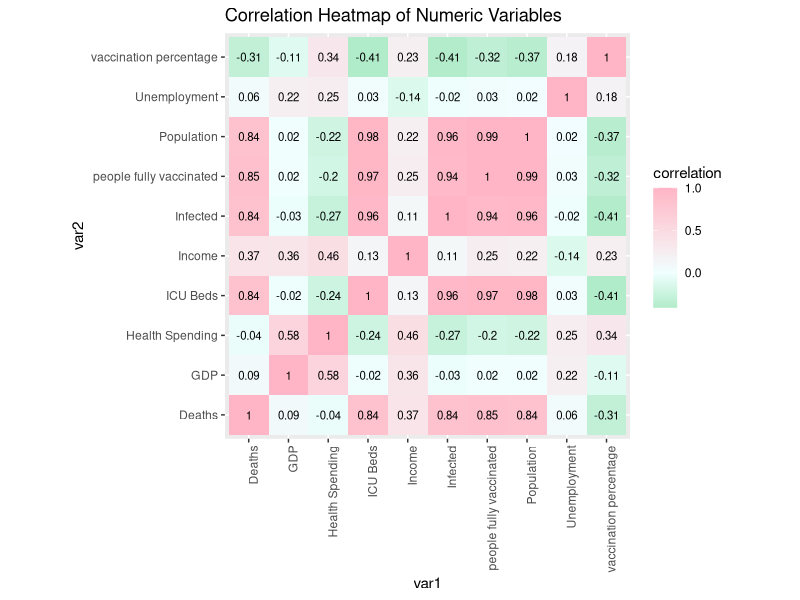
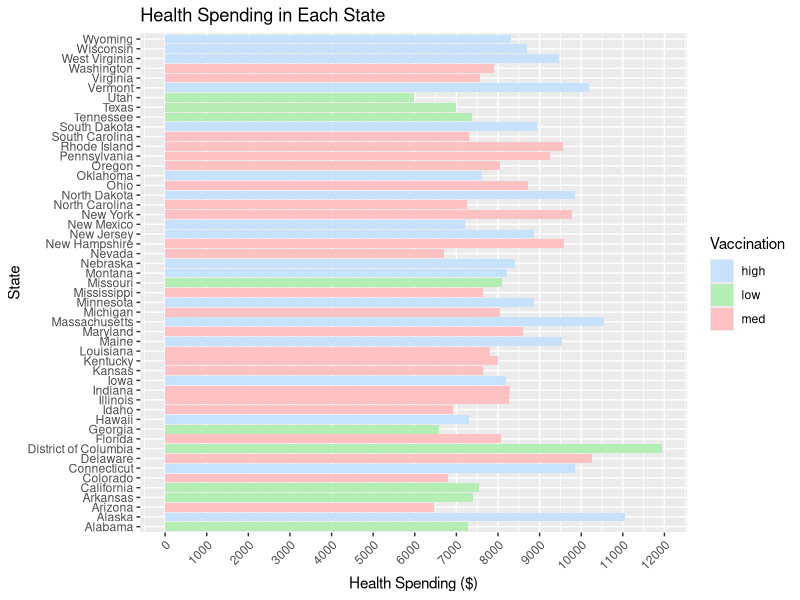
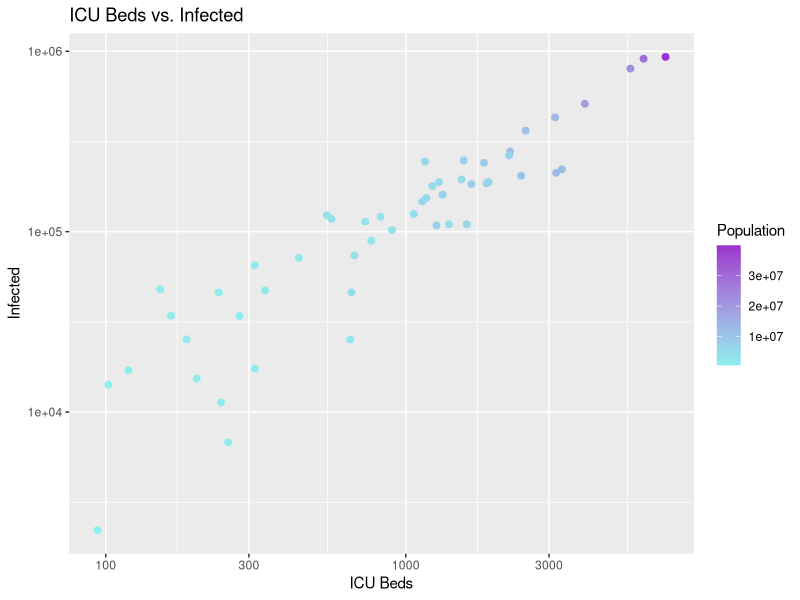
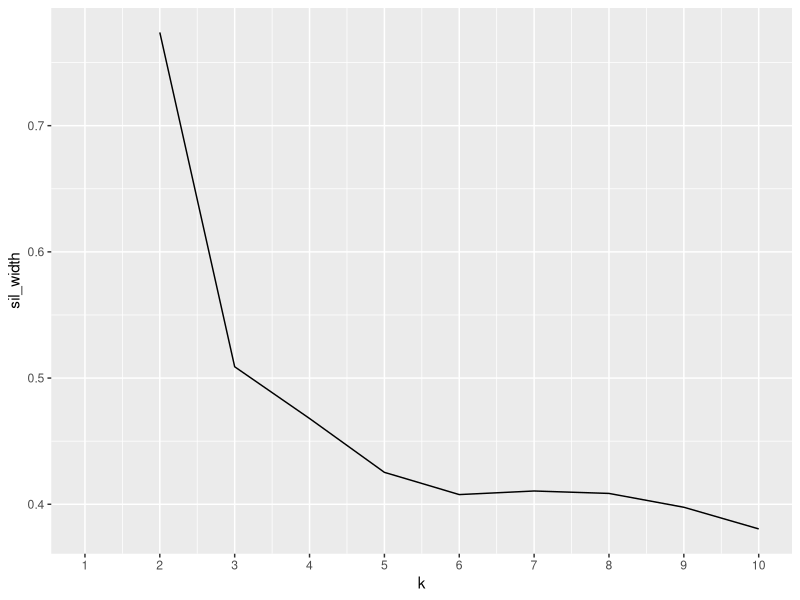
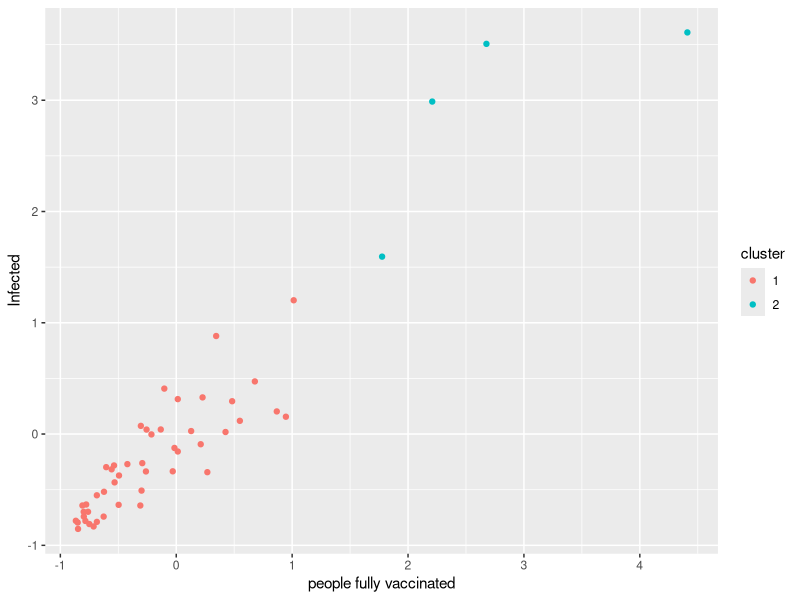
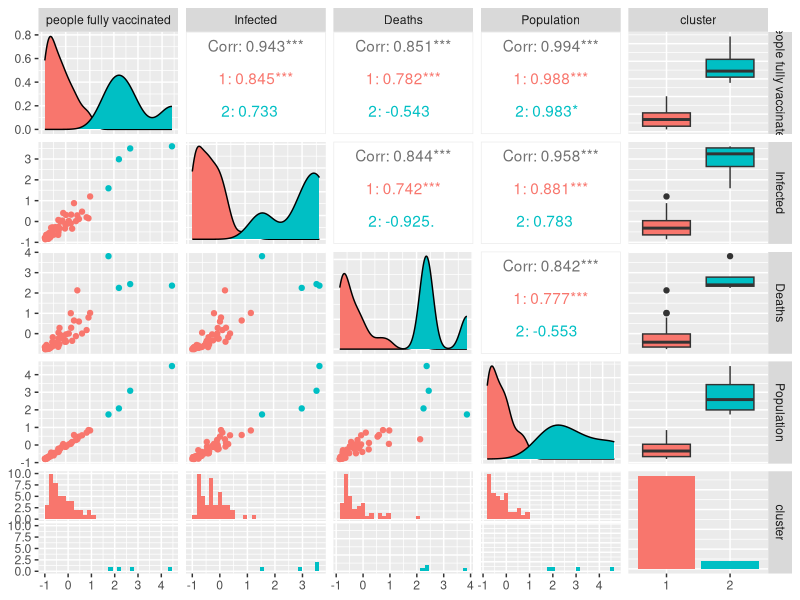
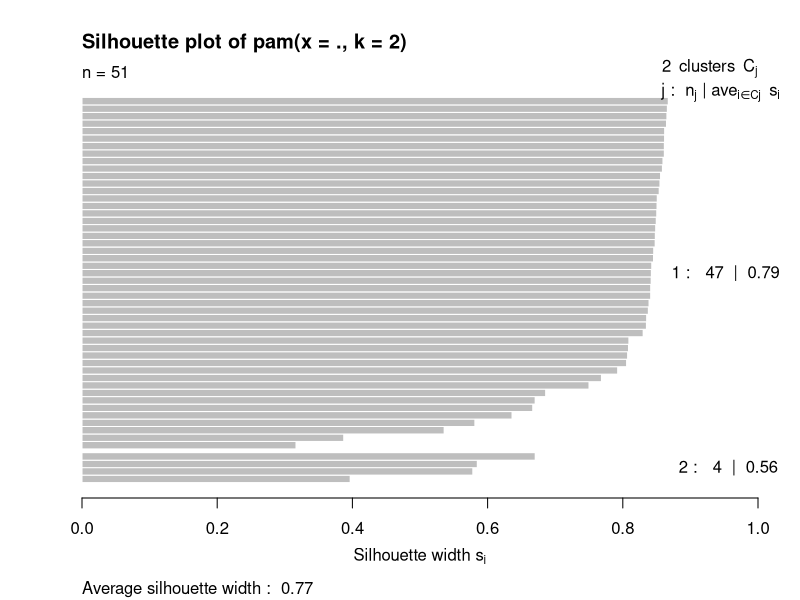

These charts were generated, in order, by the following R code:
## ---- chunk 1
knitr::opts_chunk$set(echo = TRUE, eval = TRUE, fig.align = "center", warning = F, message = F,
tidy=TRUE, tidy.opts=list(width.cutoff=60), R.options=list(max.print=100))
## ---- chunk 2
library(tidyverse)
library(cluster)
library(ggplot2)
covid <- read_csv("COVID19_state.csv")
vaccinations <- read_csv("us_state_vaccinations.csv")
head(covid)
head(vaccinations)
## ---- chunk 3
#full join by State
joindata <- full_join(covid, vaccinations, by = c("State"))
head(joindata)
## ---- chunk 4
#mutate to make a new numeric variable of the percent of population that are fully vaccinated
joindata <- joindata %>% mutate(`vaccination percentage` = (`people fully vaccinated`/Population))

#mutate used to create a new categorical variable
joindata <- joindata %>% filter(`vaccination percentage` > 0) %>% mutate(`vaccination percentage cat` = case_when(`vaccination percentage` < 0.11 ~ "low", 0.1 <= `vaccination percentage` & `vaccination percentage` <= 0.13 ~ "med", `vaccination percentage` > 0.13 ~ "high"))

#summary statistics alone
joindata %>% rename_all(function(x) str_replace(x, "_", "")) %>% summarize_if(is.numeric, .funs = list(mean=mean, median=median, sd=sd, var=var, min=min, max=max), na.rm = T) %>% pivot_longer(contains("_")) %>% separate(name, sep = "_", into = c("variable", "Stat")) %>% pivot_wider(names_from = "variable", values_from = "value") %>% arrange(Stat)

#summary statistics grouped by categories of percent fully vaccinated
joindata %>% group_by(`vaccination percentage cat`) %>% select(is.numeric) %>% summarize_all(.funs = list(mean=mean, median=median, sd=sd, var=var, min=min, max=max), na.rm = T) %>% pivot_longer(c(-1), values_to = "values", names_to = "stat") %>% separate(stat, sep = "_", into = c("variable", "stat")) %>% pivot_wider(names_from = "variable", values_from = "values") %>% arrange(match(`vaccination percentage cat`, c("high", "med", "low")))

#correlation matrix on numeric variables with the irrelevant columns removed
joindata_num <- joindata %>% select(-`total vaccinations`, -`total distributed`, -`people fully vaccinated per hundred`, -`total vaccinations per hundred`, -`people vaccinated`, -`people vaccinated per hundred`, -`distributed per hundred`, -`daily vaccinations raw`, -`daily vaccinations`, -`daily vaccinations per million`, -`share doses used`) %>% column_to_rownames("State") %>% select_if(is.numeric)
cor_data <- cor(joindata_num, use = "complete.obs")
cor_data
## ---- chunk 5
tidycor <- cor_data %>% as.data.frame %>% rownames_to_column("var1") %>% pivot_longer(-1, names_to = "var2", values_to = "correlation")
tidycor

#correlation heatmap
tidycor %>% ggplot(aes(var1, var2, fill = correlation)) + geom_tile() + scale_fill_gradient2(low = "seagreen3", mid = "azure", high = "pink1") + geom_text(aes(label = round(correlation, 2)), color = "black", size = 2.9) + theme(axis.text.x = element_text(angle = 90, hjust = 1)) + coord_fixed() + ggtitle("Correlation Heatmap of Numeric Variables")
## ---- chunk 6
#barplot
joindata %>% ggplot(aes(x = State, fill = `vaccination percentage cat`)) + geom_bar(aes(y = (`Health Spending`), position = "fill"), stat = "summary", fun = mean) + theme(axis.text.x = element_text(angle = 45, hjust = 1)) + scale_fill_manual("Vaccination", values = c(high = "slategray1", med = "rosybrown1", low = "darkseagreen2")) + scale_y_continuous(n.breaks = 10) + ggtitle("Health Spending in Each State") + xlab("State") + ylab("Health Spending ($)") + coord_flip()
## ---- chunk 7
#scatter plot
joindata %>% ggplot(aes(`ICU Beds`, Infected, color = Population)) + geom_point(size = 2) + scale_y_log10() + scale_x_log10() + scale_color_gradient(low = "darkslategray2", high = "darkorchid3") + ggtitle("ICU Beds vs. Infected") + xlab("ICU Beds") + ylab("Infected")
## ---- chunk 8
#scale the variables first so that only numerical variables are chosen
clust_data <- joindata %>% select(`people fully vaccinated`, Infected, Deaths, Population) %>% scale %>% as.data.frame
## ---- chunk 9
#choose number of clusters (k)
sil_width <- vector()
for (i in 2:10) {
  pam_fit <- pam(clust_data, k = i) 
  sil_width[i] <- pam_fit$silinfo$avg.width
}
#goodness of fit plot to show how many clusters to be used
ggplot() + geom_line(aes(x = 1:10, y = sil_width)) + scale_x_continuous(name = "k", breaks = 1:10)
## ---- chunk 10
#PAM cluster analysis
pam_data <- clust_data %>% pam(2)
pam_data
## ---- chunk 11
#cluster visualization
clust_data <- clust_data %>% mutate(cluster = as.factor(pam_data$clustering))
ggplot(clust_data, aes(x = `people fully vaccinated`, y = Infected, color = cluster)) + geom_point()
## ---- chunk 12
#visualization of the pairwise combinations
library(GGally)
ggpairs(clust_data, aes(color = cluster))
## ---- chunk 13
#interpreting average silhouette width
pam_data$silinfo$avg.width
plot(pam_data, which = 2)
## ---- chunk 14
#interpret cluster
clust_data %>% mutate(cluster = pam_data$clustering) %>% group_by(cluster) %>% rename_all(function(x) str_replace(x, "_", "")) %>% summarize_if(is.numeric, .funs = list(mean = mean, median = median, sd = sd), na.rm = T) %>% pivot_longer(contains("_")) %>% separate(name, sep = "_", into = c("variable", "stat")) %>% pivot_wider(names_from = "variable", values_from = "value") %>% arrange(stat)
